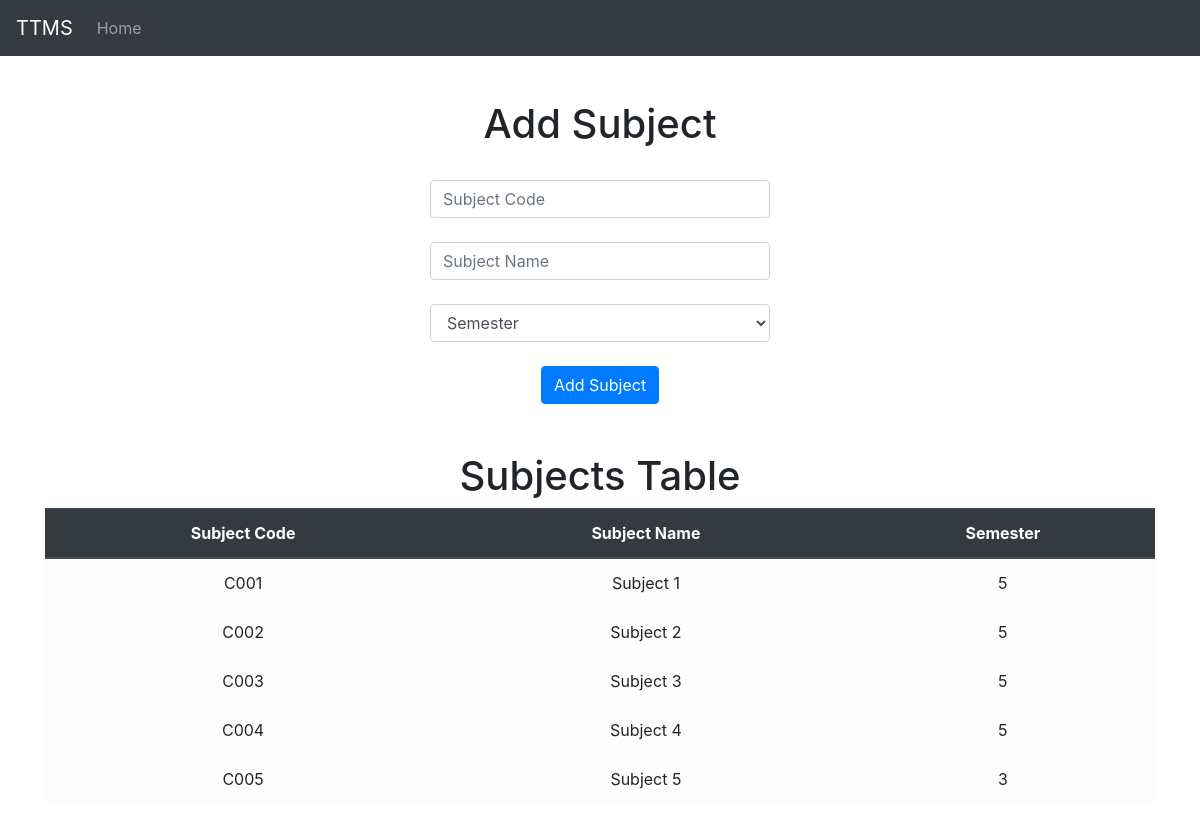
/timetable/add_subject/, run on the app's committed database.
### timetable/models.py (models this page shows, shortened)
class Subject(models.Model):
    code = models.CharField(max_length=20, unique=True)
    name = models.CharField(max_length=254)
    semester = models.PositiveSmallIntegerField(
        choices=((1, 1), (2, 2), (3, 3), (4, 4), (5, 5), (6, 6), (7, 7),)
    )
    class Meta:
        verbose_name = "Subject"
        verbose_name_plural = "Subjects"

### timetable/views.py (the view, shortened to what this page needs)
# urls.py: path("add_subject/", add_subject, name="add_subject"),
def add_subject(request):
    context = {}
    context["subjects"] = Subject.objects.all()
    return render(request, "add_subject.html", context)

### timetable/templates/add_subject.html (shortened to what this page needs)
{% extends 'base.html' %}
{% block content %}
{% include 'includes/navbar.html' with active_tab="add_subject" %}
<div class="container" style="margin-top: 100px; text-align: center;">
    <h1>Add Subject</h1> <br>
    <form method="post" class="col-4 offset-4">
        <input class="form-control" type="text" name="code" id="code" placeholder="Subject Code" required> <br>
        <input class="form-control" type="text" name="name" id="name" placeholder="Subject Name" required> <br>
        <select id="Semester" class="form-control" name="semester" required>
            <option disabled selected>Semester</option>
        </select> <br>
        <button class="btn btn-primary" type="submit">Add Subject</button>
    </form>
    <br><br>
    <h1>Subjects Table</h1>
    <table class="table table-light">
        <thead class="thead-dark">
            <tr>
                <th>Subject Code</th>
                <th>Subject Name</th>
                <th>Semester</th>
            </tr>
        </thead>
        <tbody>
            {% for a in subjects %}
            <tr>
                <td>{{ a.code }}</td>
                <td>{{ a.name }}</td>
                <td>{{ a.semester }}</td>
            </tr>
            {% endfor %}
        </tbody>
    </table>
</div>
{% endblock content %}

### data on the page
Subject: code "C001", name "Subject 1", semester "5"
Subject: code "C002", name "Subject 2", semester "5"
Subject: code "C003", name "Subject 3", semester "5"
Subject: code "C004", name "Subject 4", semester "5"
Subject: code "C005", name "Subject 5", semester "3"
